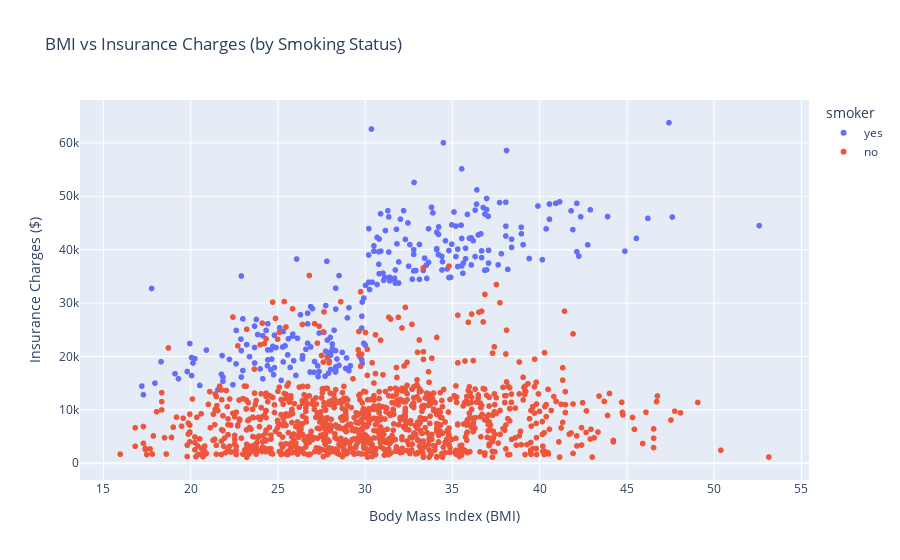

Notebook source saved alongside this figure:
### Markdown cell above
### BMI vs Charges Analysis

Examine the relationship between BMI and insurance charges, colored by smoking status.

### Code cell
# Scatter plot: BMI vs Charges colored by Smoking Status
fig = px.scatter(df, x='bmi', y='charges', color='smoker',
                 title='BMI vs Insurance Charges (by Smoking Status)',
                 labels={'bmi': 'Body Mass Index (BMI)', 'charges': 'Insurance Charges ($)'},
                 hover_data=['age', 'sex'])
fig.show()

# Correlation analysis
bmi_charges_corr = df['bmi'].corr(df['charges'])
print(f"Correlation between BMI and Charges: {bmi_charges_corr:.3f}")

### Figure 1 — Plotly figure (JSON) as saved in the notebook; plotly's stock layout.template omitted (floating-point values rounded to 4 significant figures; data arrays with more than 128 entries replaced by an {"elided": "..."} marker saying what was removed)
{"data": [{"customdata": {"elided": "274x2 mixed values"}, "hovertemplate": "smoker=yes<br>Body Mass Index (BMI)=%{x}<br>Insurance Charges ($)=%{y}<br>age=%{customdata[0]}<br>sex=%{customdata[1]}<extra></extra>", "legendgroup": "yes", "marker": {"color": "#636efa", "symbol": "circle"}, "mode": "markers", "name": "yes", "showlegend": true, "type": "scattergl", "x": {"elided": "274 float values"}, "xaxis": "x", "y": {"elided": "274 float values"}, "yaxis": "y"}, {"customdata": {"elided": "1064x2 mixed values"}, "hovertemplate": "smoker=no<br>Body Mass Index (BMI)=%{x}<br>Insurance Charges ($)=%{y}<br>age=%{customdata[0]}<br>sex=%{customdata[1]}<extra></extra>", "legendgroup": "no", "marker": {"color": "#EF553B", "symbol": "circle"}, "mode": "markers", "name": "no", "showlegend": true, "type": "scattergl", "x": {"elided": "1064 float values"}, "xaxis": "x", "y": {"elided": "1064 float values"}, "yaxis": "y"}], "layout": {"legend": {"title": {"text": "smoker"}, "tracegroupgap": 0}, "title": {"text": "BMI vs Insurance Charges (by Smoking Status)"}, "xaxis": {"anchor": "y", "domain": [0, 1], "title": {"text": "Body Mass Index (BMI)"}}, "yaxis": {"anchor": "x", "domain": [0, 1], "title": {"text": "Insurance Charges ($)"}}}}
